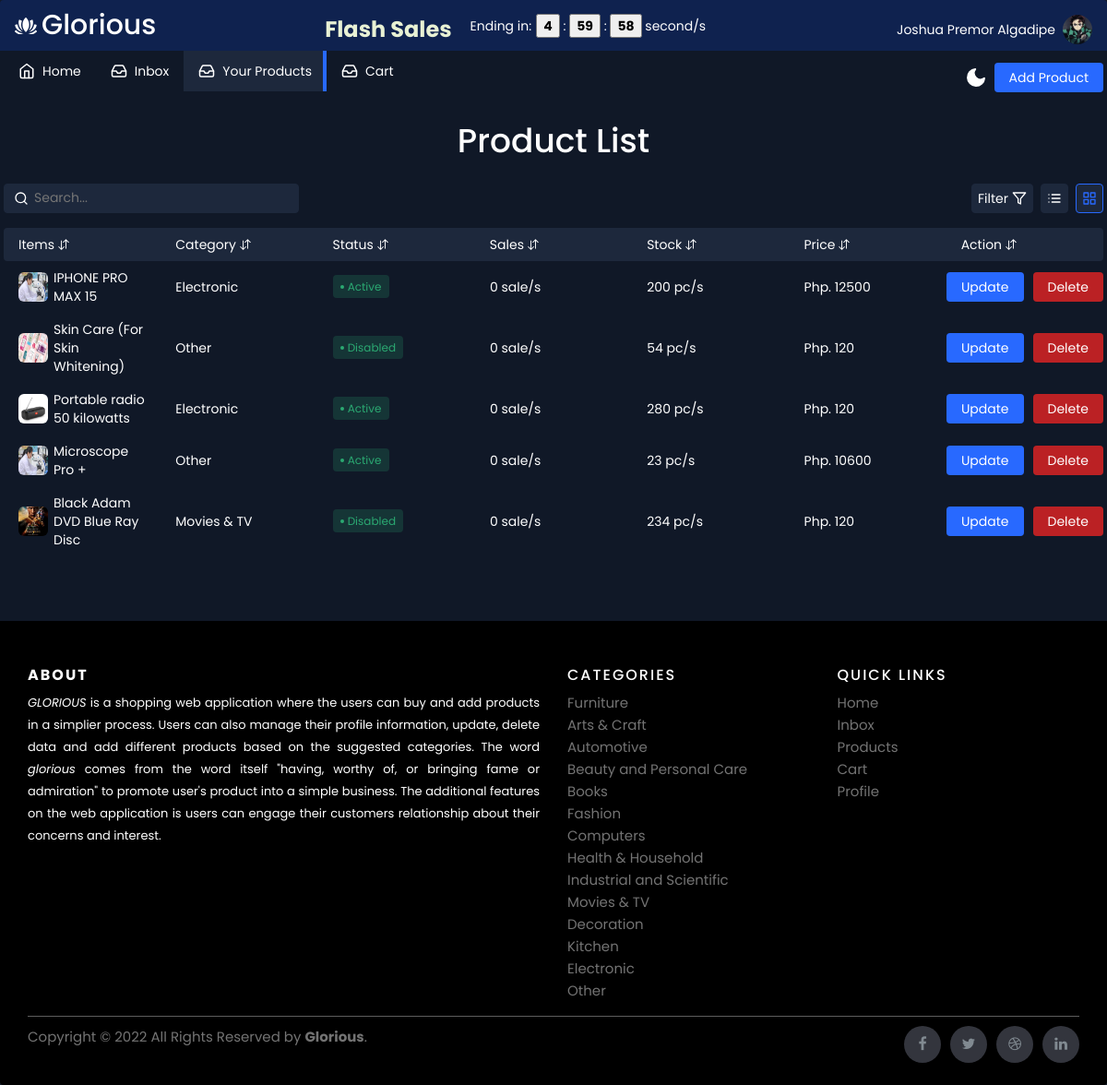
The page /products.php (signed in) on the database its author committed.
### tables this page shows
CREATE TABLE `profile_information` (
  `id` int(11) NOT NULL,
  `name` varchar(40) NOT NULL,
  `age` int(12) NOT NULL,
  `phone` varchar(15) NOT NULL,
  `password` varchar(60) NOT NULL,
  `email` varchar(50) NOT NULL,
  `location` varchar(50) NOT NULL,
  `profile_image` text DEFAULT NULL,
  `date_joined` timestamp NOT NULL DEFAULT current_timestamp()
);

CREATE TABLE `product_details` (
  `id` int(11) NOT NULL,
  `user_id` int(100) NOT NULL,
  `product_name` varchar(255) NOT NULL,
  `product_image` text NOT NULL,
  `product_info` varchar(255) NOT NULL,
  `category` varchar(20) NOT NULL,
  `status` varchar(10) NOT NULL,
  `stock` int(50) NOT NULL,
  `price` int(50) NOT NULL,
  `sold` int(11) DEFAULT NULL,
  `date_added` timestamp NOT NULL DEFAULT current_timestamp()
);

### products.php (the view, shortened to what this page needs)
<?php
include("database.php");
?>
<!DOCTYPE html>
<html lang="en">
<head>
    <link rel="stylesheet" href="https://maxcdn.bootstrapcdn.com/bootstrap/3.3.7/css/bootstrap.min.css" />
    <link rel="stylesheet" href="https://cdnjs.cloudflare.com/ajax/libs/font-awesome/4.7.0/css/font-awesome.min.css" />
    <link rel="stylesheet" href="./css/style2.css">
    <link rel="stylesheet" href="./css/style.css">
</head>
<body>
    <div class="app-container" style="display: grid;gap:20px">
        <div class="app-content">
            <div style="position: sticky;top:0;z-index: 1 ;display: flex;align-items: center;justify-content: space-between;background-color: #0f2a689d;padding-left: 16px;height:55px">
                <div class="app-icon" style="display: flex;align-items: center;justify-content: left;gap:5px;">
                    <h2 style="position: relative;top:-5px">Glorious</h2>
                </div>
                <div style="display: flex;align-items: center;justify-content: center;gap:20px">
                    <h3 style="color: white;font-weight: bold;color:#E8F1D4">Flash Sales</h1>
                        <div style="display: flex;align-items: center;justify-content: center;gap:5px;color:white">
                            <p style="color: white;position: relative;top:5px">Ending in: </p>
                            <div>
                                <button style="color: black;font-weight: bold;" class="hours">05</button> : <button style="color: black;font-weight: bold;" class="minutes">59</button> : <button style="color: black;font-weight: bold;" class="seconds">41</button> second/s
                            </div>
                        </div>
                </div>
                <div class="account-info" style="cursor: pointer;">
                    <div class="account-info-name">
                        <?php
                        $id =  $_SESSION["id"];
                        $name = $mysqli->query("SELECT * FROM profile_information WHERE id = '$id'");
                        foreach ($name as $info) {
                            echo $info['name'];
                        }
                        ?>
                    </div>
                    <div class="account-info-picture">
                        <?php foreach ($name as $info) {
                            if ($info['profile_image'] == NULL || $info['profile_image'] == "") {
                        ?>
                                <img alt="">
                            <?php } else { ?>
                                <img src="test/uploads/<?= $info['profile_image'] ?>" alt="">
                        <?php }
                        } ?>
                    </div>
                </div>
            </div>
            <div class="app-content-header">
                <ul class="sidebar-list" style="display: flex;align-items: center;">
                    <li class="sidebar-list-item">
                        <a href="index.php">
                            <svg xmlns="http://www.w3.org/2000/svg" width="18" height="18" viewBox="0 0 24 24" fill="none" stroke="currentColor" stroke-width="2" stroke-linecap="round" stroke-linejoin="round" class="feather feather-home">
                                <path d="M3 9l9-7 9 7v11a2 2 0 0 1-2 2H5a2 2 0 0 1-2-2z" />
                                <polyline points="9 22 9 12 15 12 15 22" />
                            </svg>
                            <span>Home</span>
                        </a>
                    </li>
                    <li class="sidebar-list-item">
                        <a href="inbox.php">
                            <span>Inbox</span>
                        </a>
                    </li>
                    <li class="sidebar-list-item active">
                        <a href="products.php">
                            <span>Your Products</span>
                        </a>
                    </li>
                    <li class="sidebar-list-item">
                        <a href="cart.php">
                            <span>Cart</span>
                        </a>
                    </li>
                </ul>
                <button class="mode-switch" title="Switch Theme">
                    <svg class="moon" fill="none" stroke="currentColor" stroke-linecap="round" stroke-linejoin="round" stroke-width="2" width="24" height="24" viewBox="0 0 24 24">
                        <defs></defs>
                        <path d="M21 12.79A9 9 0 1111.21 3 7 7 0 0021 12.79z"></path>
                    </svg>
                </button>
                <button class="app-content-headerButton" name="add_product" id="add_product">Add Product</button>
            </div>
            <h1 style="color: white;text-align: center;">Product List</h1>
            <div class="app-content-actions">
                <input class="search-bar" id="myInput" placeholder="Search..." type="text">
                <div class="app-content-actions-wrapper">
                    <div class="filter-button-wrapper">
                        <button class="action-button filter jsFilter"><span>Filter</span><svg xmlns="http://www.w3.org/2000/svg" width="16" height="16" viewBox="0 0 24 24" fill="none" stroke="currentColor" stroke-width="2" stroke-linecap="round" stroke-linejoin="round" class="feather feather-filter">
                                <polygon points="22 3 2 3 10 12.46 10 19 14 21 14 12.46 22 3" />
                            </svg></button>
                    </div>
                    <button class="action-button list " title="List View">
                    </button>
                    <button class="action-button grid active" title="Grid View">
                    </button>
                </div>
            </div>
            <div class="products-area-wrapper tableView" style="position: relative ;  ">
                <div class="products-header">
                    <div class="product-cell image">
                        Items
                        <button class="sort-button">
                        </button>
                    </div>
                    <div class="product-cell category">Category<button class="sort-button">
                        </button></div>
                    <div class="product-cell status-cell">Status<button class="sort-button">
                        </button></div>
                    <div class="product-cell sales">Sales<button class="sort-button">
                        </button></div>
                    <div class="product-cell stock">Stock<button class="sort-button">
                        </button></div>
                    <div class="product-cell price">Price<button class="sort-button">
                        </button></div>
                    <div class="product-cell price">Action<button class="sort-button">
                        </button></div>
                </div>
                <?php $product_info = $mysqli->query("SELECT product_details.id, product_details.user_id, product_details.product_name, product_details.product_image,
product_details.product_info, product_details.category, product_details.status, product_details.stock, product_details.price, product_details.date_added, profile_information.name, profile_information.email FROM product_details INNER JOIN profile_information ON product_details.user_id = profile_information.id   WHERE product_details.user_id  = '$id'
");
                foreach ($product_info as $info) {
                ?>
                    <div class="products-row">
                        <div class="product-cell image">
                            <img src="test/uploads/<?= $info['product_image'] ?>" alt="product">
                            <span class="product_name"><?= $info['product_name'] ?></span>
                            <br>
                            <br>
                        </div>
                        <div class="product-cell category"><span class="cell-label">Category: </span><span class="category"><?= $info['category'] ?></span></div>
                        <div class="product-cell status-cell">
                            <span class="status active"><?= $info['status'] ?></span>
                        </div>
                        <div class="product-cell sales"><span class="cell-label">Sales:</span>0 sale/s</div>
                        <div class="product-cell stock"><span class="cell-label">Stock:</span><?= $info['stock'] ?> pc/s</div>
                        <div class="product-cell price"><span class="cell-label">Price:</span>Php. <?= $info['price'] ?></div>
                        <div style="display:flex;gap:10px">
                            <a href="editproduct.php?id=<?= $info['id'] ?>">
                                <button class="app-content-headerButton update-btn">Update</button>
                            </a>
                            <button value="<?= $info['id'] ?>" class="app-content-headerButton delete-btn delete_product" style="background-color: #bb2124;">Delete</button>
                        </div>
                    </div>
                <?php  } ?>
            </div>
        </div>
        <footer class="site-footer">
            <div class="container">
                <div class="row">
                    <div class="col-sm-12 col-md-6">
                        <h6 style="font-weight: bold;">About</h6>
                        <p class="text-justify" style="color: white;font-size: 13px;"><i>GLORIOUS</i> is a shopping web application where the users can buy and add products in a simplier process. Users can also manage their profile information, update, delete data and add different products based on the suggested categories.
                            The word <i>glorious</i> comes from the word itself "having, worthy of, or bringing fame or admiration" to promote user's product into a simple business. The additional features on the web application is users can engage their customers relationship about their concerns and interest.
                        </p>
                    </div>
                    <div class="col-xs-6 col-md-3">
                        <h6>Categories</h6>
                        <ul class="footer-links">
                            <li><a href="#">Furniture</a></li>
                            <li><a href="#">Arts & Craft</a></li>
                            <li><a href="#">Automotive</a></li>
                            <li><a href="#">Beauty and Personal Care</a></li>
                            <li><a href="#">Books</a></li>
                            <li><a href="#">Fashion</a></li>
                            <li><a href="#">Computers</a></li>
                            <li><a href="#">Health & Household</a></li>
                            <li><a href="#">Industrial and Scientific</a></li>
                            <li><a href="#">Movies & TV</a></li>
                            <li><a href="#">Decoration</a></li>
                            <li><a href="#">Kitchen</a></li>
                            <li><a href="#">Electronic</a></li>
                            <li><a href="#">Other</a></li>
                        </ul>
                    </div>
                    <div class="col-xs-6 col-md-3">
                        <h6>Quick Links</h6>
                        <ul class="footer-links">
                            <li><a href="index.php">Home</a></li>
                            <li><a href="inbox.php">Inbox</a></li>
                            <li><a href="products.php">Products</a></li>
                            <li><a href="cart.php">Cart</a></li>
                            <li><a href="profile.php">Profile</a></li>
                        </ul>
                    </div>
                </div>
                <hr>
            </div>
            <div class="container">
                <div class="row">
                    <div class="col-md-8 col-sm-6 col-xs-12">
                        <p class="copyright-text">Copyright &copy; 2022 All Rights Reserved by
                            <a href="#"><b>Glorious</b></a>.
                        </p>
                    </div>
                    <div class="col-md-4 col-sm-6 col-xs-12">
                        <ul class="social-icons">
                            <li><a class="facebook" href="#"><i class="fa fa-facebook"></i></a></li>
                            <li><a class="twitter" href="#"><i class="fa fa-twitter"></i></a></li>
                            <li><a class="dribbble" href="#"><i class="fa fa-dribbble"></i></a></li>
                            <li><a class="linkedin" href="#"><i class="fa fa-linkedin"></i></a></li>
                        </ul>
                    </div>
                </div>
            </div>
        </footer>
    </div>
</body>
</html>

### css/style2.css (style rules this page uses)
hr { margin-top: 5px; margin-bottom: 10px; }

### products.php (style rules this page uses)
.site-footer { background-color: black; padding: 45px 10px 20px 10px; font-size: 15px; line-height: 24px; color: #737373; margin-top: 50px; }
.site-footer hr { border-top-color: #bbb; opacity: 0.5 }
.site-footer h6 { color: #fff; font-size: 16px; text-transform: uppercase; margin-top: 5px; letter-spacing: 2px }
.site-footer a { color: #737373; }
.footer-links { padding-left: 0; list-style: none }
.footer-links li { display: block }
.footer-links a { color: #737373 }
.site-footer .social-icons { text-align: right }
.site-footer .social-icons a { width: 40px; height: 40px; line-height: 40px; margin-left: 6px; margin-right: 0; border-radius: 100%; background-color: #33353d }
.copyright-text { margin: 0 }
.social-icons { padding-left: 0; margin-bottom: 0; list-style: none }
.social-icons li { display: inline-block; margin-bottom: 4px }
.social-icons a { background-color: #eceeef; color: #818a91; font-size: 16px; display: inline-block; line-height: 44px; width: 44px; height: 44px; text-align: center; margin-right: 8px; border-radius: 100%; -webkit-transition: all .2s linear; -o-transition: all .2s linear; transition: all .2s linear }

### rows shown on the page
profile_information: name "Joshua Premor Algadipe", profile_image (picture)
product_details: product_image (picture), product_name "IPHONE PRO MAX 15", category "Electronic", status "Active", stock "200", price "12500", $info['id'] 8 (drawn)
product_details: product_image (picture), product_name "Skin Care (For Skin Whitening)", category "Other", status "Disabled", stock "54", price "120", $info['id'] 9 (drawn)
product_details: product_image (picture), product_name "Portable radio 50 kilowatts", category "Electronic", status "Active", stock "280", price "120", $info['id'] 10 (drawn)
product_details: product_image (picture), product_name "Microscope Pro +", category "Other", status "Active", stock "23", price "10600", $info['id'] 11 (drawn)
product_details: product_image (picture), product_name "Black Adam DVD Blue Ray Disc", category "Movies & TV", status "Disabled", stock "234", price "120", $info['id'] 21 (drawn)
